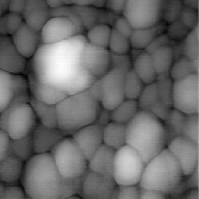
%> input picture IMGsegmentation/afmsurf.tif, 199 x 199 px
$ octave IMGseg_watershed.m   (GNU Octave 9; MATLAB toolbox functions it lacks are replaced by stand-ins)
%> lines starting %> are read from the running program, lines starting %| are printed output that depends on the picture; in (x1, y1, x2, y2) boxes, pixels count from 0 and x2, y2 are one past the last pixel; in counts of white or black regions, pixels touching at a corner belong together; the program's own positions count from 1
%% Init
clc
close all
I = imread('afmsurf.tif');
%> I is the input picture: size 199x199 uint8; min 3, max 254, mean 103.3

%% parameters setting
% structuring element
% should design the se that has similar and larger shape compared to the target objects.
se = strel('disk', 15);

% H value for H-minima transform (H is a nonnegative scalar)
% minima transform detects all the intensity valleys "deeper" than a particular threshold H
H = 22;

%% Step 1: image enhancement
% enhanced image = (original + tophat) - bothat
I_en = imenhance(I, se);
figure,
subplot(1,2,1), imshow(I), title('original');
subplot(1,2,2), imshow(I_en), title('enhanced');

%% Step 2: reduce local minima (impose deep minima) of the image
Ic = imcomplement(I_en);
[I_impose, marker] = imimpose(Ic, H);
tmp  = Ic;
tmp(marker) = 0;
figure,
subplot(1,3,1), imshow(Ic), title('complementary image');
subplot(1,3,2), imshow(tmp), title('overlay markers on image');
subplot(1,3,3), imshow(I_impose), title('after minima-imposing')

%% Step 3: watershed segmentation
wat = watershed(I_impose);
rgb = label2rgb(wat);
figure,
subplot(1,2,1), imshow(I), title('original')
subplot(1,2,2), imshow(rgb), title('watershed-segmented')

%% helper functions
function I_en = imenhance(I, se)
% imtophat = I - imopen(I, se)
% returns image contains objects that are:
% "smaller" than the se and are "brighter" than their surrounding
% purpose: remove nonuniform-lighting background & remove objects larger than se.
% ---
% imbothat = imclose(I, se) - I
% returns image contains objects that are:
% "smaller" than the structuring element and are "darker" than their surrounding
% purpose: returns small spaces that are surrounding the objects
% ---
% image enhancement:
% I_en = (I + Itop) - Ibot
% ---
% se: structuring element, should design the se that has similar and larger shape
% compared to the target objects.
% imadd(A,B): return A+B, but would truncate exceeded values based on datatype
% imsubstract(A,B): return A-B, but negative result are rounded to 0.
Itop = imtophat(I, se);
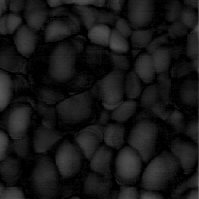
%> Itop: size 199x199 uint8; min 0, max 91, mean 22.8
Ibot = imbothat(I, se);
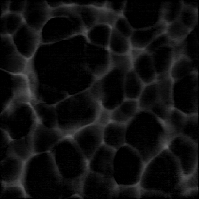
%> Ibot: size 199x199 uint8; min 0, max 102, mean 15.9
I_en = imsubtract(imadd(Itop, I), Ibot);
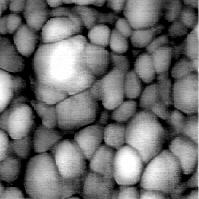
%> I_en: size 199x199 uint8; min 0, max 255, mean 110.8

end

function [I_impose, marker] = imimpose(I, H)
%> called with H = 22
% H-minima transform
% H is a nonnegative scalar
% detects all the intensity valleys deeper than a particular threshold H
% ---
% marker:
% the positions of the deep minima detected
% ---
% imimposemin:
% removes all local minima in the original image except the marker positions
% deep minima values in marker positions are set to 0.
marker = imextendedmin(I, H);
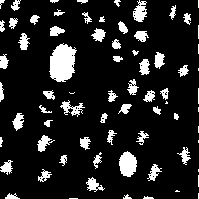
%> marker: size 199x199 logical; 13% white; 72 white regions (17 under 20 px), largest, box (x1, y1, x2, y2) and area: (49, 43, 77, 82) 784, (119, 151, 137, 177) 348, (133, 0, 147, 22) 195
I_impose = imimposemin(I, marker);
%> `tmp(marker) = 0;`:
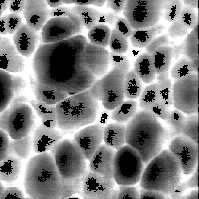
%> tmp: size 199x199 uint8; min 0, max 255, mean 134
%> `wat = watershed(I_impose);`:
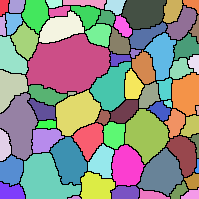
%> wat: size 199x199 uint8; 73 distinct labels, from 0 to 72; one colour per label, 0 black
%> `rgb = label2rgb(wat);`:
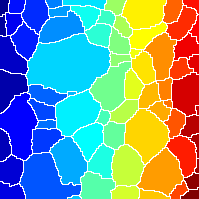
%> rgb: size 199x199x3 uint8; mean R, G, B 116.8, 155, 152.8

end
